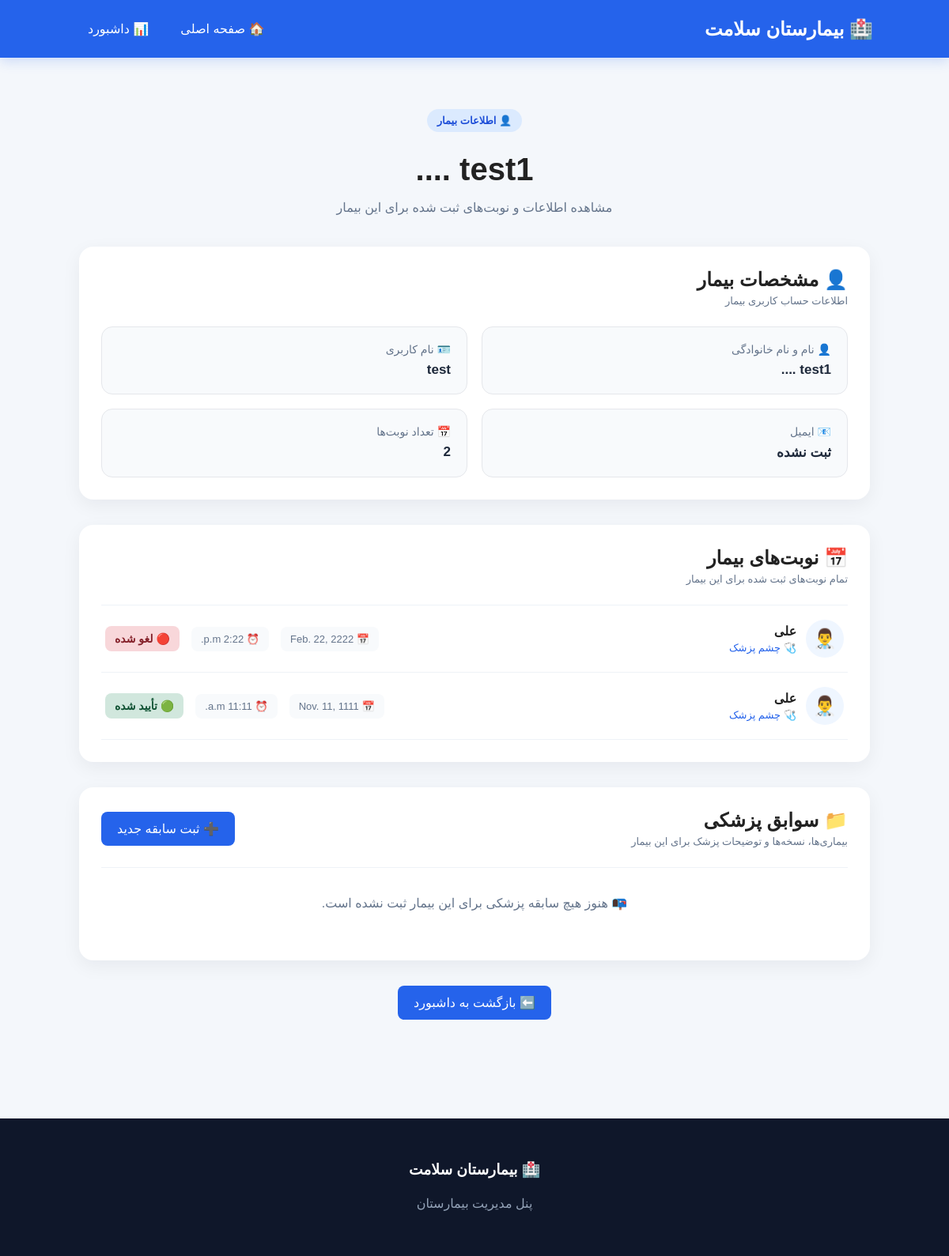
/patient/2/ (signed in), run on an earlier commit of the app's database.
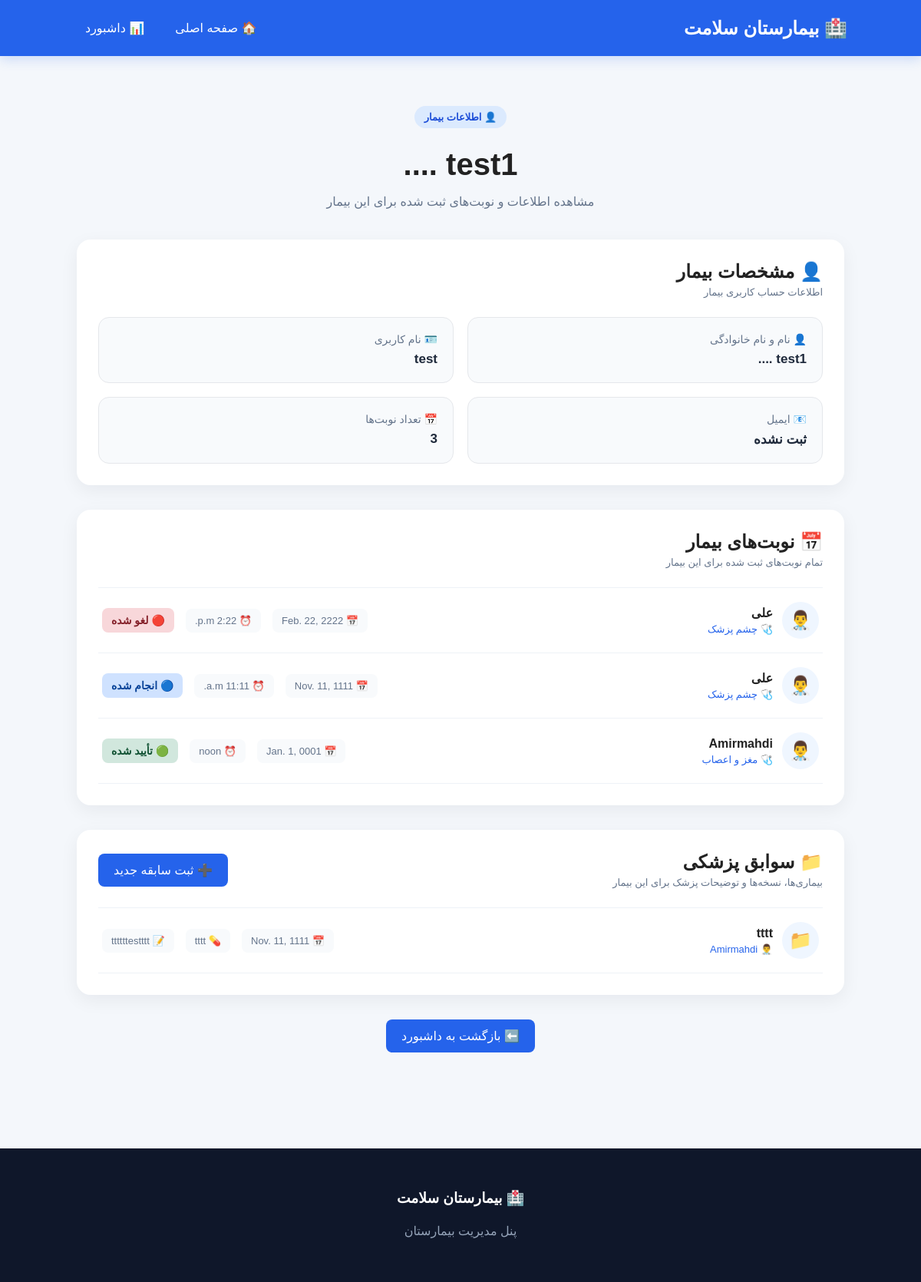
And on a later commit of the database.
### hospital/models.py (models this page shows, shortened)
class Appointment(models.Model):
    STATUS_CHOICES = [
        ("pending", "در انتظار"),
        ("confirmed", "تأیید شده"),
        ("cancelled", "لغو شده"),
        ("completed", "انجام شده"),
    ]
    patient = models.ForeignKey(
        User,
        on_delete=models.CASCADE,
        null=True,
        blank=True
    )
    patient_name = models.CharField(max_length=100)
    doctor = models.ForeignKey(
        Doctor,
        on_delete=models.CASCADE
    )
    date = models.DateField()
    time = models.TimeField()
    status = models.CharField(
        max_length=20,
        choices=STATUS_CHOICES,
        default="pending"
    )

class Doctor(models.Model):
    name = models.CharField(max_length=100)
    specialty = models.ForeignKey(
        Specialty,
        on_delete=models.SET_NULL,
        null=True,
        blank=True,
        related_name="doctors",
    )
    phone = models.CharField(max_length=20)

class Specialty(models.Model):
    name = models.CharField(max_length=100, unique=True)
    department = models.ForeignKey(
        Department,
        on_delete=models.SET_NULL,
        null=True,
        blank=True,
        related_name="specialties",
    )
    class Meta:
        verbose_name = "تخصص"
        verbose_name_plural = "تخصص‌ها"
    def __str__(self):
        return self.name

class MedicalRecord(models.Model):
    patient = models.ForeignKey(
        User,
        on_delete=models.CASCADE,
        related_name="medical_records",
    )
    doctor = models.ForeignKey(
        Doctor,
        on_delete=models.SET_NULL,
        null=True,
        blank=True,
        related_name="medical_records",
    )
    appointment = models.ForeignKey(
        Appointment,
        on_delete=models.SET_NULL,
        null=True,
        blank=True,
        related_name="medical_records",
    )
    visit_date = models.DateField()
    diagnosis = models.TextField(
        verbose_name="بیماری / تشخیص"
    )
    prescription = models.TextField(
        blank=True,
        verbose_name="نسخه"
    )
    notes = models.TextField(
        blank=True,
        verbose_name="توضیحات پزشک"
    )
    created_at = models.DateTimeField(auto_now_add=True)
    class Meta:
        verbose_name = "سابقه پزشکی"
        verbose_name_plural = "سوابق پزشکی"
        ordering = ["-visit_date"]

### hospital/views.py (the view)
# urls.py: path("patient/<int:patient_id>/",patient_detail,name="patient_detail"),
@staff_member_required(login_url="/login/")
def patient_detail(request, patient_id):
    patient = User.objects.get(
        id=patient_id
    )
    appointments = Appointment.objects.filter(
        patient=patient
    ).select_related(
        "doctor"
    ).order_by(
        "-date",
        "-time"
    )
    records = MedicalRecord.objects.filter(
        patient=patient
    ).select_related(
        "doctor"
    ).order_by(
        "-visit_date"
    )
    return render(
        request,
        "patient_detail.html",
        {
            "patient": patient,
            "appointments": appointments,
            "records": records,
        }
    )

### Templates/patient_detail.html (shortened to what the changed rows need)
{% load static %}
<!DOCTYPE html>
<html lang="fa" dir="rtl">
<head>
    <link
        rel="stylesheet"
        href="{% static 'css/style.css' %}"
    >
</head>
<body class="dashboard-page">
<nav>
    <h2>
        🏥 بیمارستان سلامت
    </h2>
</nav>
<section class="dashboard">
    <div class="dashboard-header">
        <h1>
            {{ patient.get_full_name|default:patient.username }}
        </h1>
    </div>
    <div class="dashboard-section">
        <div class="dashboard-section-title">
            <div>
                <h2>
                    👤 مشخصات بیمار
                </h2>
            </div>
        </div>
        <div class="patient-info-grid">
            <div class="patient-info-card">
                <span>
                    📅 تعداد نوبت‌ها
                </span>
                <strong>
                    {{ appointments.count }}
                </strong>
            </div>
        </div>
    </div>
    <div class="dashboard-section">
        <div class="dashboard-section-title">
            <div>
                <h2>
                    📅 نوبت‌های بیمار
                </h2>
            </div>
        </div>
        <div class="dashboard-table">
            {% for appointment in appointments %}
                <div class="dashboard-row">
                    <div class="dashboard-doctor">
                        <div class="doctor-mini-icon">
                            👨‍⚕️
                        </div>
                        <div>
                            <strong>
                                {{ appointment.doctor.name }}
                            </strong>
                            <span>
                                🩺 {{ appointment.doctor.specialty }}
                            </span>
                        </div>
                    </div>
                    <div class="appointment-dashboard-info">
                        <span>
                            📅 {{ appointment.date }}
                        </span>
                        <span>
                            ⏰ {{ appointment.time }}
                        </span>
                        {% if appointment.status == "pending" %}
                            <span class="status pending">
                                🟡 در انتظار
                            </span>
                        {% elif appointment.status == "confirmed" %}
                            <span class="status confirmed">
                                🟢 تأیید شده
                            </span>
                        {% elif appointment.status == "cancelled" %}
                            <span class="status cancelled">
                                🔴 لغو شده
                            </span>
                        {% elif appointment.status == "completed" %}
                            <span class="status completed">
                                🔵 انجام شده
                            </span>
                        {% endif %}
                    </div>
                </div>
            {% empty %}
                <div class="dashboard-empty">
                    📭 این بیمار هنوز هیچ نوبتی ثبت نکرده است.
                </div>
            {% endfor %}
        </div>
    </div>
    <div class="dashboard-section">
        <div class="dashboard-section-title">
            <div>
                <h2>
                    📁 سوابق پزشکی
                </h2>
            </div>
        </div>
        <div class="dashboard-table">
            {% for record in records %}
                <div class="dashboard-row">
                    <div class="dashboard-doctor">
                        <div class="doctor-mini-icon">
                            📁
                        </div>
                        <div>
                            <strong>
                                {{ record.diagnosis|truncatechars:40 }}
                            </strong>
                            <span>
                                👨‍⚕️
                                {% if record.doctor %}
                                    {{ record.doctor.name }}
                                {% else %}
                                    ثبت نشده
                                {% endif %}
                            </span>
                        </div>
                    </div>
                    <div class="appointment-dashboard-info">
                        <span>
                            📅 {{ record.visit_date }}
                        </span>
                        {% if record.prescription %}
                            <span>
                                💊 {{ record.prescription|truncatechars:30 }}
                            </span>
                        {% endif %}
                        {% if record.notes %}
                            <span>
                                📝 {{ record.notes|truncatechars:30 }}
                            </span>
                        {% endif %}
                    </div>
                </div>
            {% empty %}
                <div class="dashboard-empty">
                    📭 هنوز هیچ سابقه پزشکی برای این بیمار ثبت نشده است.
                </div>
            {% endfor %}
        </div>
    </div>
</section>
</body>

What changed in the data, as far as the page shows it:
changed Appointment "Nov. 11, 1111": status "🟢 تأیید شده" → "🔵 انجام شده"
added Appointment: doctor.name "Amirmahdi", doctor.specialty "مغز و اعصاب", date "Jan. 1, 0001", time "noon", status "🟢 تأیید شده"
added MedicalRecord: diagnosis "tttt", doctor.name "Amirmahdi", visit_date "Nov. 11, 1111", prescription "tttt", notes "ttttttestttt"
Also different on the page:
{{ appointments.count }}: "2" → "3"
text no longer shown: "📭 هنوز هیچ سابقه پزشکی برای این بیمار ثبت نشده است."
